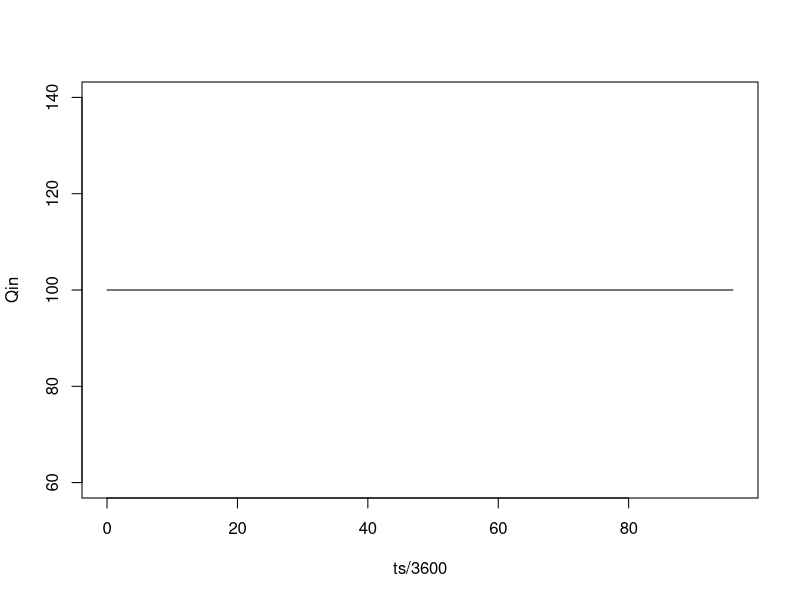
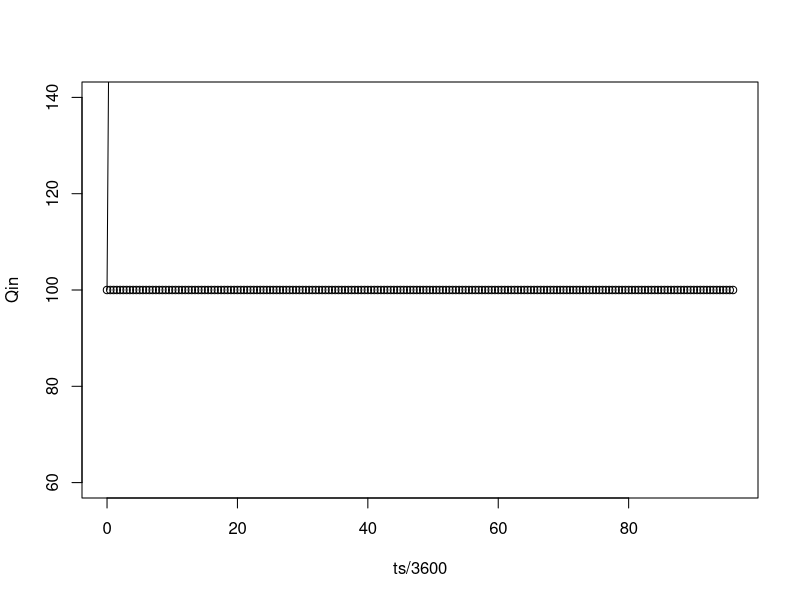

These figures' R source, in order:
## example from Ezio's paper
rm(list=ls())

## generate inflows and time steps
Qbase <- 100
Qpeak <- 100 #900
beta <- 16
Tp <- 24*60*60
Dt <- 1800
ts <- seq(0,96*3600,by=Dt)
Qin <- Qbase + (Qpeak-Qbase)*((ts/Tp)*exp(1-(ts/Tp)))^beta
plot(ts/3600,Qin,type="l")

## channel
S0 <- 0.00025
n <- 0.035
Dx <- 2000

width <- 50

Qout <- rep(NA,length(Qin))
Qref <- cel <- beta <- Cstar <- Dstar <- y <- rep(NA,length(Qin))

## initialise
Qout[1] <- Qref[1] <- Qin[1] ## steady state

fy <- function(y,q,n,s,w){
    A <- y*w
    wp <- 2*y + w ## rectangular
    qhat <- (sqrt(S0)/n) * (A^(5/3)) / (wp^(2/3))
    q-qhat
}
tt <- 1
y[tt] <- uniroot(fy,c(0,100),q=Qref[tt],n=n,s=S0,w=width)$root
beta[tt] <- (5/3)*( 1- (4/5)*( y[tt]/(width + 2*y[tt])) )
cel[tt] <- beta[tt]*Qref[tt]/(width*y[tt])
Cstar[tt] <- (cel[tt]*Dt)/(beta[tt]*Dx)
Dstar[tt] <- Qref[tt]/(beta[tt]*width*S0*cel[tt]*Dx)

for(tt in 2:length(Qin)){
    Qout[tt] <- Qout[tt-1] + (Qin[tt]-Qin[tt-1])
    for(ii in 1:10){
        Qref[tt] <- (Qin[tt]+Qout[tt])/2
        y[tt] <- uniroot(fy,c(0,100),q=Qref[tt],n=n,s=S0,w=width)$root
        beta[tt] <- (5/3)*( 1- (4/5)*( y[tt]/(width + 2*y[tt])) )
        cel[tt] <- beta[tt]*Qref[tt]/(width*y[tt])
        Cstar[tt] <- (cel[tt]*Dt)/(beta[tt]*Dx)
        Dstar[tt] <- Qref[tt]/(beta[tt]*width*S0*cel[tt]*Dx)

        K <- c(
            -1+Cstar[tt-1]+Dstar[tt-1] ,
            (1+Cstar[tt-1]+Dstar[tt-1])*(Cstar[tt]/Cstar[tt-1]),
            (1-Cstar[tt-1]+Dstar[tt-1])*(Cstar[tt]/Cstar[tt-1])
        ) / (1 + Cstar[tt] + Dstar[tt])
        Qout[tt] <- K[1]*Qin[tt] + K[2]*Qin[tt-1] + K[3]*Qout[tt-1]
    }
}

plot(ts/3600,Qin)
lines(ts/3600,Qout)
